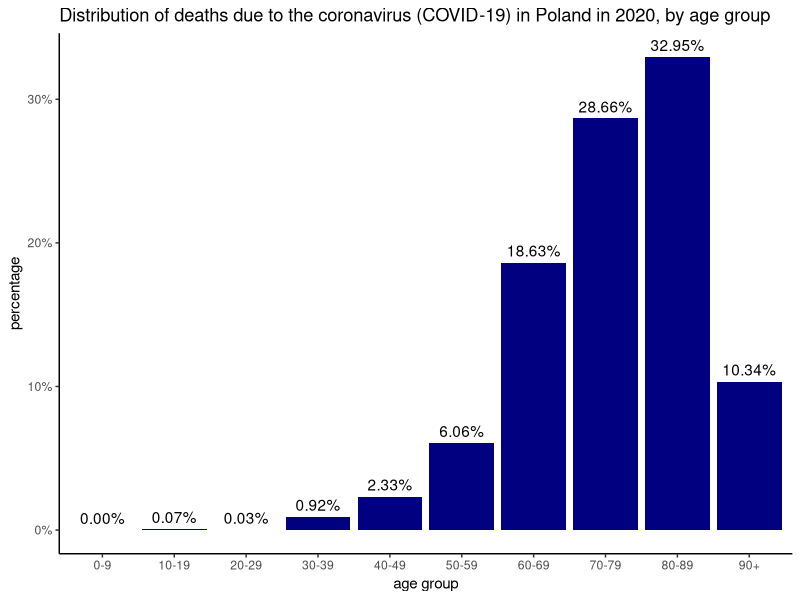

Generate this figure with R:
library(ggplot2)
library(scales)
library(dplyr)

data <- data.frame("age" = c("0-9", "10-19", "20-29",
                            "30-39", "40-49", "50-59",
                            "60-69", "70-79", "80-89", 
                            "90+"), 
                  "percentage" = c(0, 0.07, 0.03, 0.92,
                                  2.33, 6.06, 18.63, 
                                  28.66, 32.95, 10.34))

data %>% mutate(percentage = percentage/100) -> data
data

my_corrected_plot <- function(data){
  ggplot(data, aes(x = age, y = percentage)) + 
    geom_bar(fill = 'navyblue', stat = 'identity') +
    scale_y_continuous(labels=scales::percent) +
    geom_text(label=percent(data$percentage,.01), vjust = -0.5) +
    ylab("percentage") +
    ggtitle("Distribution of deaths due to the coronavirus (COVID-19) in Poland in 2020, by age group") +
    xlab("age group") + ylab("percentage") +
    theme_classic()
}
my_corrected_plot(data)

         
         
